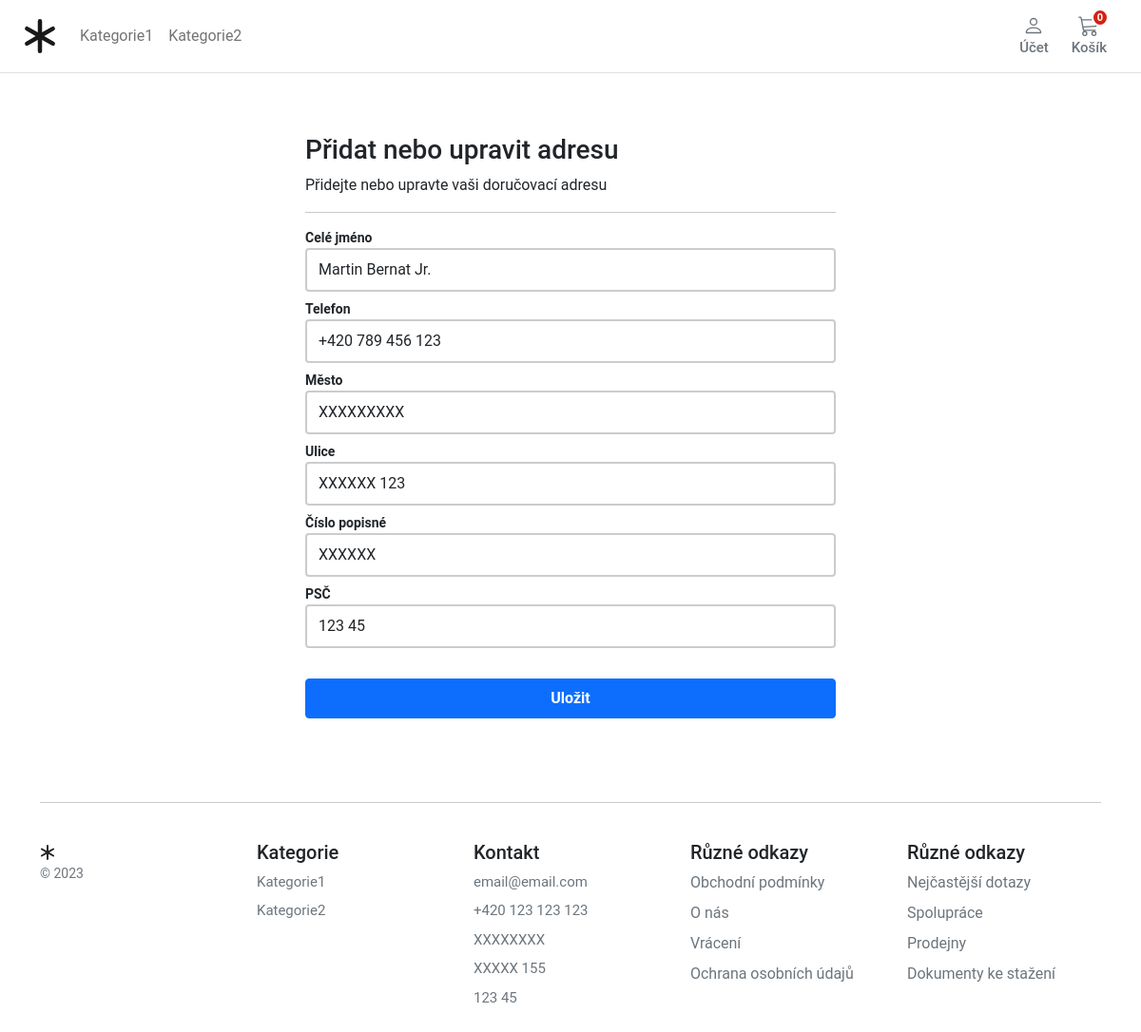
Page /account/addresses/edit/4038c636f17a455f9818cfea35c41ec2/ (signed in) on the earlier database version.
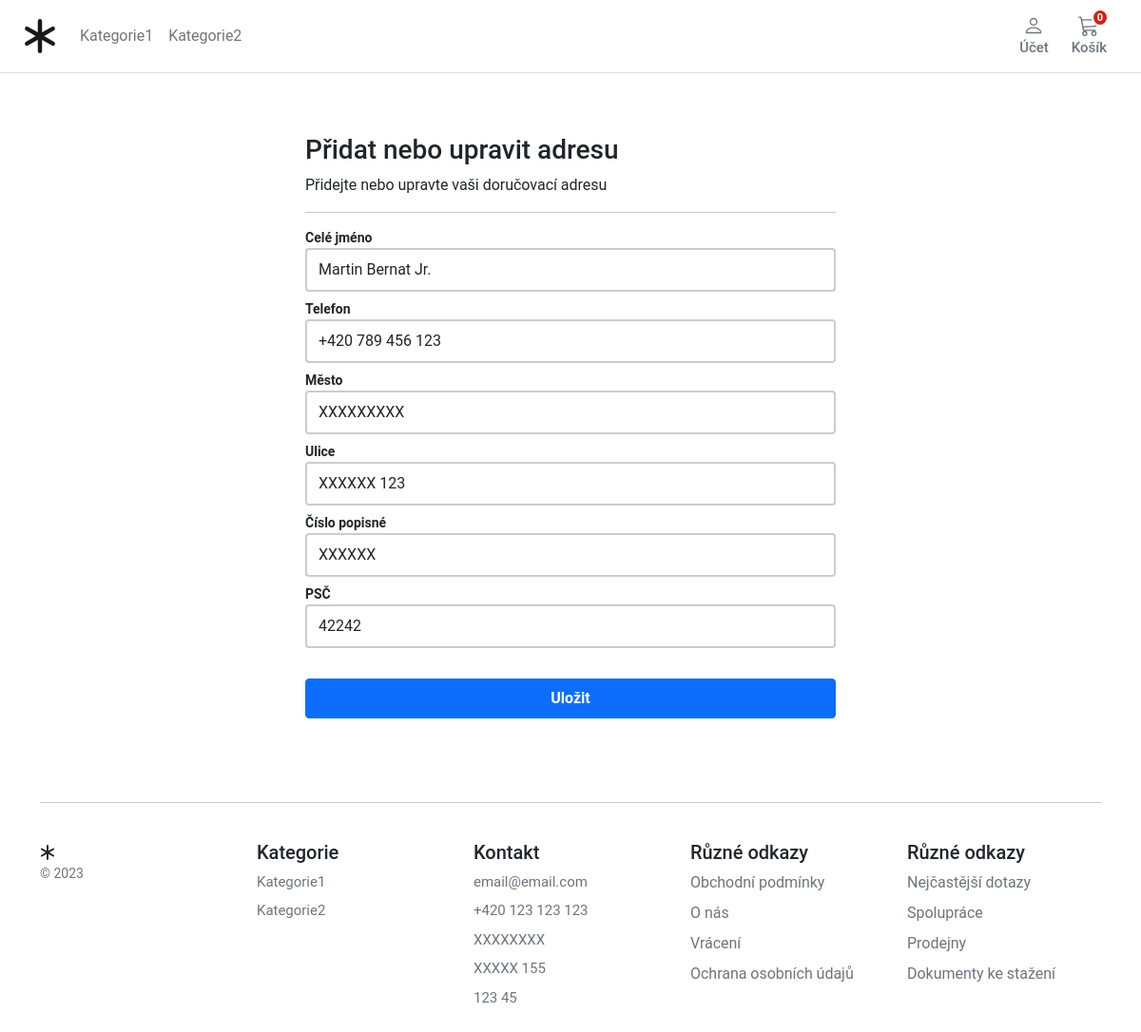
Same page on the later database version.
### account/models.py (models this page shows, shortened)
class Address(models.Model):
    id = models.UUIDField(primary_key=True, default=uuid.uuid4, editable=False)
    customer = models.ForeignKey(Customer, verbose_name=("Customer"), on_delete=models.CASCADE)
    full_name = models.CharField(("Full Name"), max_length=150)
    phone = models.CharField(("Phone Number"), max_length=50)
    postcode = models.CharField(("Postcode"), max_length=50)
    address_line = models.CharField(("Address Line 1"), max_length=255)
    address_line2 = models.CharField(("Address Line 2"), max_length=255)
    town_city = models.CharField(("Town/City/State"), max_length=150)
    delivery_instructions = models.CharField(("Delivery Instructions"), max_length=255)
    created_at = models.DateTimeField(("Created at"), auto_now_add=True)
    updated_at = models.DateTimeField(("Updated at"), auto_now=True)
    default = models.BooleanField(("Default"), default=False)
    class Meta:
        verbose_name = "Address"
        verbose_name_plural = "Addresses"

### account/views.py (the view)
# urls.py: path("addresses/edit/<slug:id>/", views.edit_address, name="edit_address"),
@login_required
def edit_address(request, id):
    global previous_url_ea
    if request.method == "POST":
        address = Address.objects.get(pk=id, customer=request.user)
        address_form = UserAddressForm(instance=address, data=request.POST)
        if address_form.is_valid():
            address_form.save()
            if "delivery_address" in previous_url_ea:
                return redirect("checkout:delivery_address")
            return HttpResponseRedirect(reverse("account:addresses"))
    else:
        address = Address.objects.get(pk=id, customer=request.user)
        address_form = UserAddressForm(instance=address)
        previous_url_ea = request.META.get("HTTP_REFERER")
    return render(request, "account/dashboard/edit_addresses.html", {"form": address_form})

### account/forms.py
class UserAddressForm(forms.ModelForm):
    class Meta:
        model = Address
        fields = ["full_name", "phone", "address_line", "address_line2", "town_city", "postcode"]
    def __init__(self, *args, **kwargs):
        super().__init__(*args, **kwargs)
        self.fields["full_name"].widget.attrs.update(
            {"class": "form-control mb-2 account-form", "placeholder": "Celé jméno"}
        )
        self.fields["phone"].widget.attrs.update({"class": "form-control mb-2 account-form", "placeholder": "Telefon"})
        self.fields["town_city"].widget.attrs.update(
            {"class": "form-control mb-2 account-form", "placeholder": "Město"}
        )
        self.fields["address_line"].widget.attrs.update(
            {"class": "form-control mb-2 account-form", "placeholder": "Ulice"}
        )
        self.fields["address_line2"].widget.attrs.update(
            {"class": "form-control mb-2 account-form", "placeholder": "Číslo popisné"}
        )
        self.fields["postcode"].widget.attrs.update(
            {"class": "form-control mb-2 account-form", "placeholder": "PSČ"}
        )

### basket/context_processors.py (called while the page is built)
def basket(request):
    return {'basket': Basket(request)}

### templates/account/dashboard/edit_addresses.html (shortened to what this page needs)
{% extends "../sub_base.html" %}
{% block sub_content %}
  <h1 class="h3">Přidat nebo upravit adresu</h1>
  <div>Přidejte nebo upravte vaši doručovací adresu</div>
  <hr />
  <form name="address_form" class="account-form" method="post" enctype="multipart/form-data">
    <p class="small fw-bold mb-0">Celé jméno</p>
    {{ form.full_name }}
    <p class="small fw-bold mb-0">Telefon</p>
    {{ form.phone }}
    <p class="small fw-bold mb-0">Město</p>
    {{ form.town_city }}
    <p class="small fw-bold mb-0">Ulice</p>
    {{ form.address_line }}
    <p class="small fw-bold mb-0">Číslo popisné</p>
    {{ form.address_line2 }}
    <p class="small fw-bold mb-0">PSČ</p>
    {{ form.postcode }}
    <button class="btn btn-primary btn-block py-2 mb-4 mt-4 fw-bold w-100" type="button" value="Submit" onclick="submitForm()">
    Uložit
    </button>
  </form>
{% endblock %}

Differences in the rows shown:
changed Address "Martin Bernat Jr.": postcode "123 45" → "42242"
